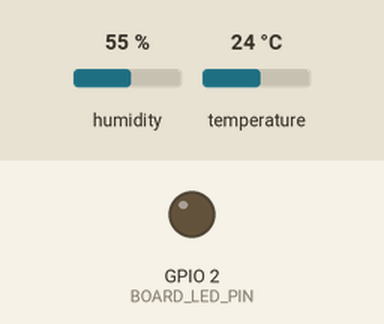
This sketch was run on a simulated ESP8266 (NodeMCU). Parts: output pins drawn as LEDs (lit = HIGH). The test bench sets the inputs (shaded band); at power-on: humidity 55 %, temperature 24 °C. WiFi joins after 1.5 s; servers stay silent unless stated; web services answer with replies made up by the test bench; what the sketch prints to the serial monitor is not drawn.

Above: at 1.66 s.
At 31.8 s:
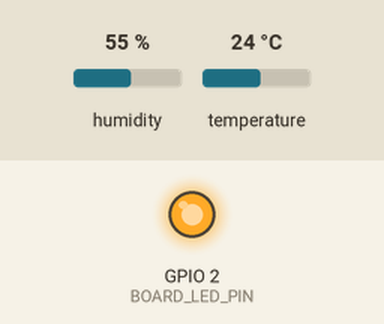
Timing chart, 0 to 79.9 s (numbered marks = the images above):
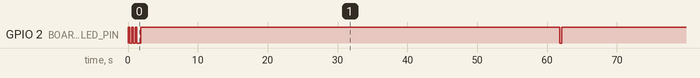

The sketch:

temp_reader.ino
```cpp
#include <DHT.h>
#include <ESP8266WiFi.h>
#include "wifi_settings.h"

//Values defined in wifi_settings.h
const char* ssid = WIFI_SSID;
const char* ssid_password = WIFI_SECRET;
const char* api_key = API_KEY;

const int BOARD_LED_PIN = 2;
const int DHT_PIN = 10;
const char DHT_SENSOR_TYPE = DHT22;
const bool getFahrenheit = true;
const int secondsBetweenReadings = 60;

DHT dht(DHT_PIN, DHT_SENSOR_TYPE);

float humidity;
float temperature;

void connectToWiFi(){
  Serial.println();
  Serial.print("Connecting to ");
  Serial.print(ssid);

  WiFi.softAPdisconnect(true);
  WiFi.begin(ssid, ssid_password);

  turnOnBoardLed();
  while (WiFi.status() != WL_CONNECTED) {
    toggleBoardLed();
    delay(250);
    Serial.print(".");
  }
  turnOffBoardLed();

  Serial.println();
  Serial.print("WiFi connected, IP address: ");
  Serial.println(WiFi.localIP());
}

void setup() {
  Serial.begin(9600);
  pinMode(BOARD_LED_PIN, OUTPUT);
  connectToWiFi();
  dht.begin();
}

void loop() {
  unsigned long runTimeStart = millis();
  turnOnBoardLed();
  readTempAndHumidity();
  printTempAndHumidity();
  uploadToThingSpeak();
  turnOffBoardLed();
  unsigned long runTimeEnd = millis();
  unsigned long runTimeDelta = runTimeEnd - runTimeStart;
  Serial.print(runTimeDelta/1000);
  Serial.println(" second loop run time");
  delay(secondsBetweenReadings * 1000);
}

void turnOnBoardLed(){
  digitalWrite(BOARD_LED_PIN, LOW);
}

void turnOffBoardLed(){
  digitalWrite(BOARD_LED_PIN, HIGH);
}

void toggleBoardLed(){
  if (digitalRead(BOARD_LED_PIN)) {
    digitalWrite(BOARD_LED_PIN, LOW);
  } else {
    digitalWrite(BOARD_LED_PIN, HIGH);
  }
}

void readTempAndHumidity(){
  humidity = dht.readHumidity();
  temperature = dht.readTemperature(getFahrenheit);
}

void printTempAndHumidity() {
  Serial.print("Humidity: ");
  Serial.print(humidity, 1);
  Serial.print(" %, Temperature: ");
  Serial.print(temperature, 1);
  Serial.println(" F");
}

void uploadToThingSpeak() {
  const int httpPort = 80;
  const char* hostUrl = "api.thingspeak.com";
  const String temperatureField = "field1";
  const String humidityField = "field2";

  WiFiClient client;
  if (!client.connect(hostUrl, httpPort)) {
    Serial.print("Connection to ");
    Serial.print(hostUrl);
    Serial.println(" failed!");
    return;
  }

  String url_parameters = "/update?";
         url_parameters += "api_key=";
         url_parameters += api_key;
         url_parameters +="&" + temperatureField + "=";
         url_parameters += temperature;
         url_parameters +="&" + humidityField + "=";
         url_parameters += humidity;

  Serial.print("Requesting URL: ");
  Serial.print(hostUrl);
  Serial.print(url_parameters);
  Serial.print(" ...");

  client.print("GET ");
  client.print(url_parameters);
  client.println(" HTTP/1.1");
  client.print("Host: ");
  client.println(hostUrl);
  client.println("Connection: close");
  client.println();

  Serial.println(client.readStringUntil('\r'));
  client.stop();
}
```

wifi_settings.h
```cpp
#define WIFI_SSID "TheForgeGuest"
#define WIFI_SECRET "n0c0nstraints!"
#define API_KEY "VRYSPECIALAPIKEY"
```

Measured:
- by itself, GPIO 2 (BOARD_LED_PIN): HIGH → LOW at 0.25 s, → HIGH 0.25 s later, → LOW 0.25 s later, → HIGH 0.25 s later, … (10 changes in this stretch)
